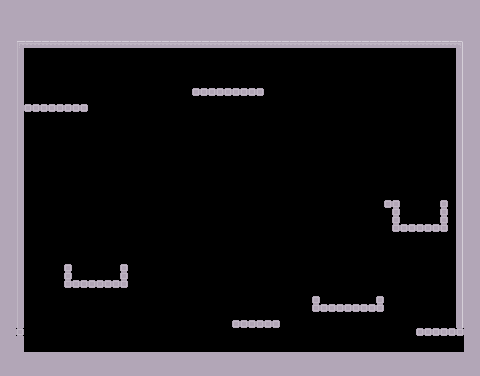

The image is a tile-based game level rendered from a .tmx file. Its description and source (layers, tilesets, objects; grid data summarised) follow:
An orthogonal 60x47 tile map with 8x8 px tiles, 1 tile layer (main) and 26 objects (18x spikes, 2x plant, gravitypoint, gravitypoint_b, furnace, ...).

<map version="1.0" orientation="orthogonal" width="60" height="47" tilewidth="8" tileheight="8">
 <tileset firstgid="1" name="tiles" tilewidth="8" tileheight="8">
  <image source="tiles.png" width="128" height="8" />
 </tileset>
 <layer name="main" width="60" height="47">
  <data>[2820 cells, 831 non-empty, 7 distinct tile ids]</data>
 </layer>
 <objectgroup name="objects" width="60" height="47">
  <object type="gravitypoint" x="336" y="178" />
  <object type="gravitypoint_b" x="305" y="90" />
  <object type="plant" x="338" y="283" />
  <object type="furnace" x="45" y="75" />
  <object type="player" x="255" y="258" />
  <object type="spikes" x="153" y="340" />
  <object name="spikes" x="174" y="341" />
  <object type="spikes" x="198" y="343" />
  <object type="spikes" x="308" y="341" />
  <object type="spikes" x="355" y="340" />
  <object type="spikes" x="409" y="340" />
  <object type="spikes" x="381" y="335" />
  <object type="door" x="421" y="301" />
  <object type="spikes" x="217" y="341" />
  <object type="spikes" x="240" y="340" />
  <object type="spikes" x="257" y="340" />
  <object type="spikes" x="278" y="342" />
  <object type="spikes" x="290" y="342" />
  <object type="spikes" x="328" y="339" />
  <object type="spikes" x="124" y="334" />
  <object type="spikes" x="92" y="328" />
  <object type="spikes" x="61" y="328" />
  <object type="spikes" x="34" y="322" />
  <object type="spikes" x="439" y="351" />
  <object type="button" x="404" y="214" />
  <object type="plant" x="88" y="252" />
 </objectgroup>
</map>
